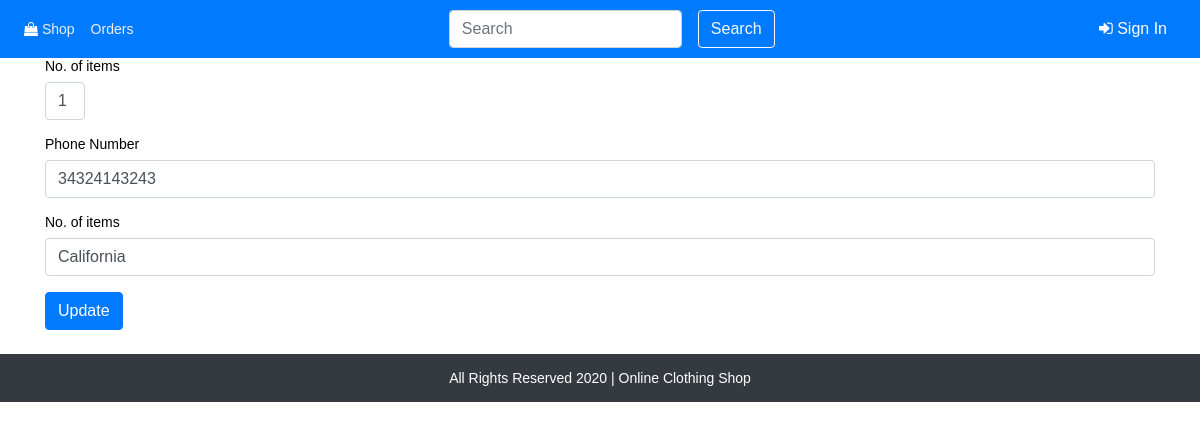
The app's page /components/order/update.php?id=1 (signed in) with its own data.
### tables this page shows
CREATE TABLE IF NOT EXISTS `orders` (
  `id` int(11) NOT NULL AUTO_INCREMENT,
  `p_id` int(8) NOT NULL,
  `p_name` varchar(64) NOT NULL,
  `u_id` int(8) NOT NULL,
  `u_name` varchar(64) NOT NULL,
  `quantity` int(8) NOT NULL,
  `u_address` varchar(64) NOT NULL,
  `u_contact` varchar(16) NOT NULL,
  PRIMARY KEY (`id`),
  KEY `p_id` (`p_id`),
  KEY `u_id` (`u_id`),
  KEY `p_name` (`p_name`),
  KEY `u_name` (`u_name`)
);

### components/order/update.php (the view, shortened to what this page needs)
<?php
$path = $_SERVER['DOCUMENT_ROOT'];
$path .= "/ecom/";
require_once($path . 'connect.php');
$id = $_GET['id'];
$SelSql = "SELECT * FROM `orders` WHERE id=$id";
$res = mysqli_query($connection, $SelSql);
$r = mysqli_fetch_assoc($res);
?>
<?php require($path . 'templates/header.php') ?>
	<div class="container">
		<form method="post">
            <div class="form-group">
                <label>No. of items</label>
				<input type="text" class="form-control" name="quantity" value="<?php echo $r['quantity']; ?>"/>
            </div>
            <div class="form-group">
                <label>Phone Number</label>
				<input type="text" class="form-control" name="phone" value="<?php echo $r['u_contact']; ?>"/>
            </div>
            <div class="form-group">
                <label>No. of items</label>
				<input type="text" class="form-control" name="address" value="<?php echo $r['u_address']; ?>"/>
            </div>
			<input type="submit" class="btn btn-primary" value="Update" />
		</form>
	</div>
<?php require($path . 'templates/footer.php') ?>

### css/style.css (style rules this page uses)
* { color: black; }
input[name="quantity"] { width: 40px; }

### templates/header.php (style rules this page uses)
body { font: 14px sans-serif; }

### records on screen
orders: quantity "1", phone "34324143243", address "California"
